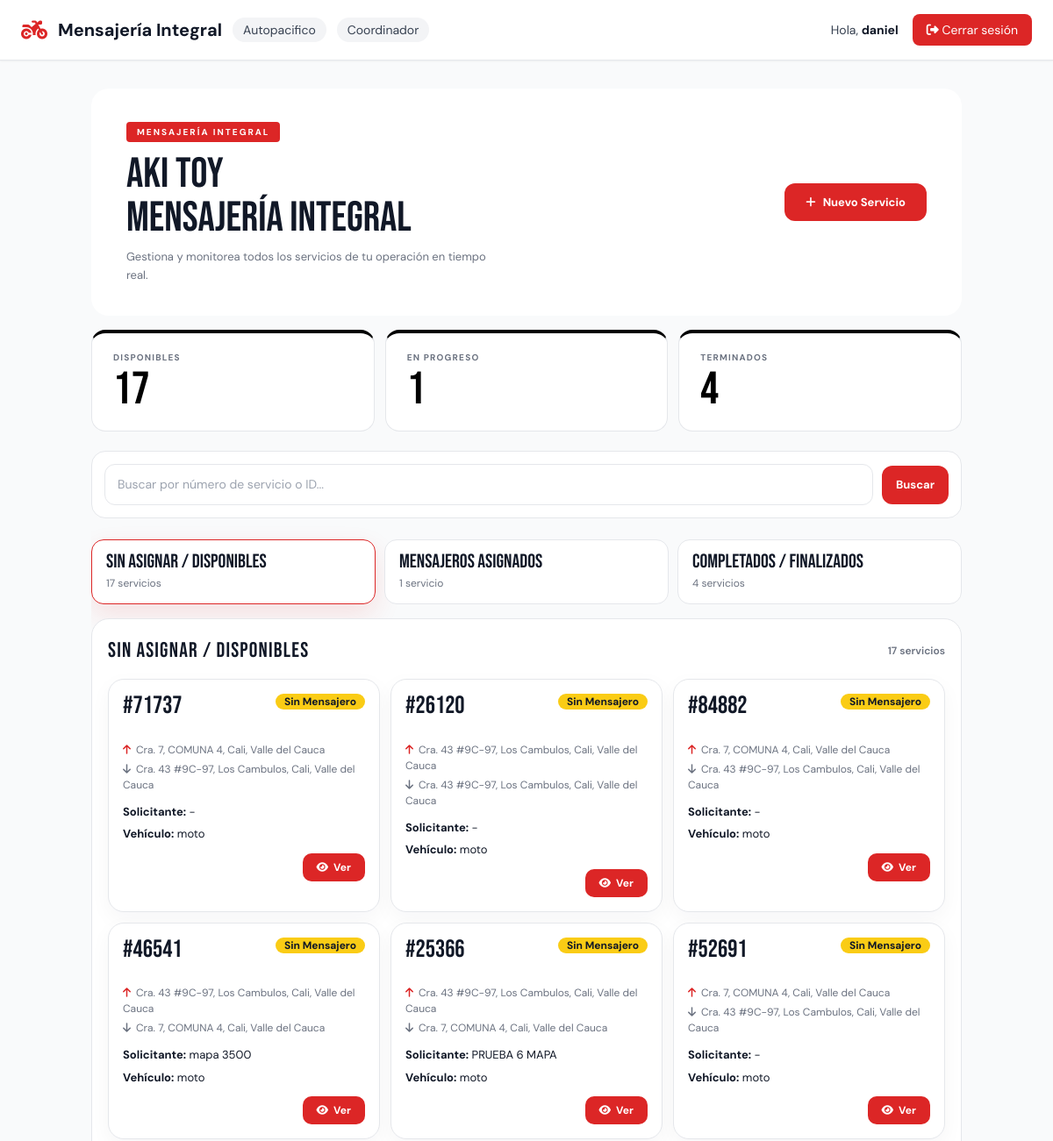
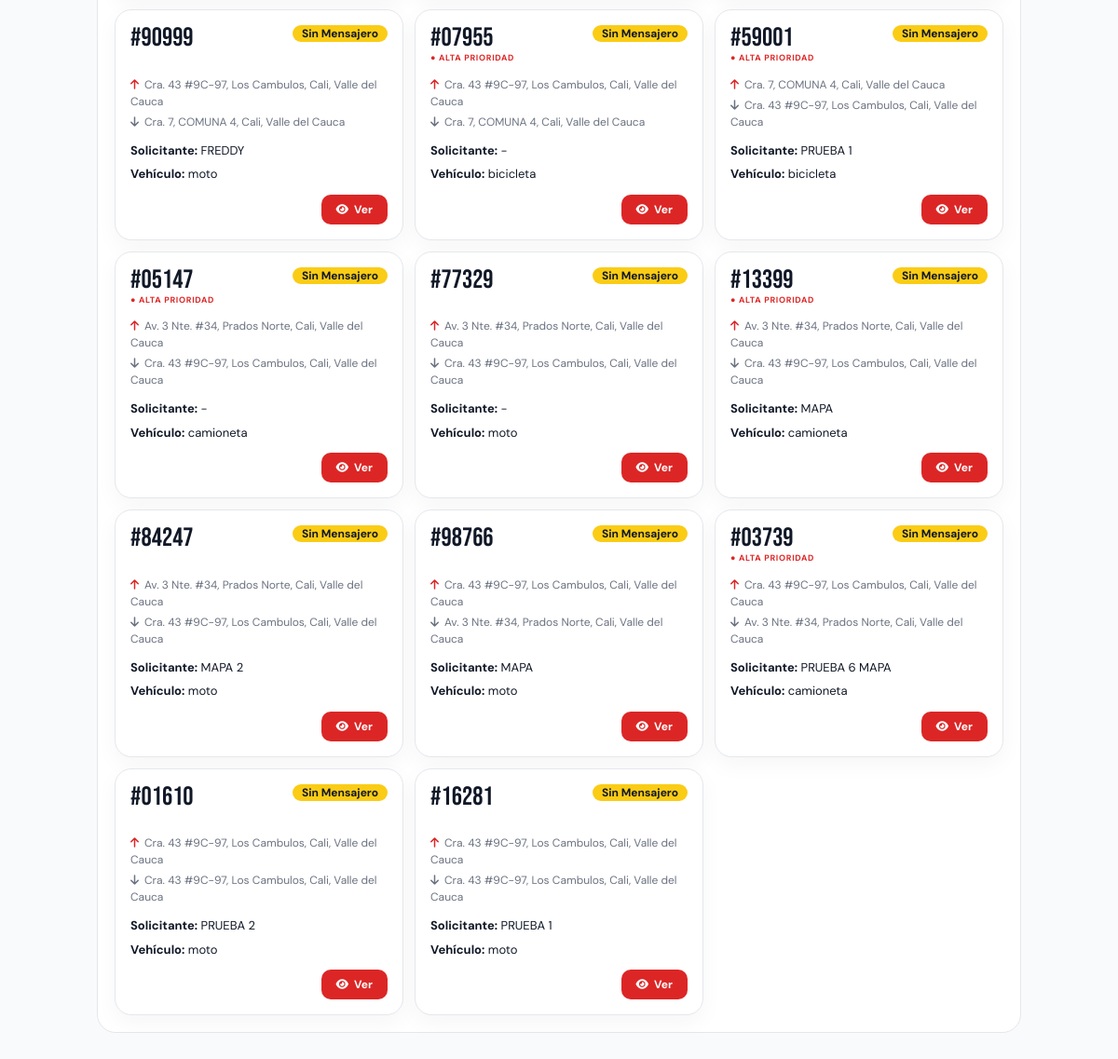
Page /inicio/ (signed in) on the earlier database version (2 pictures, top to bottom).
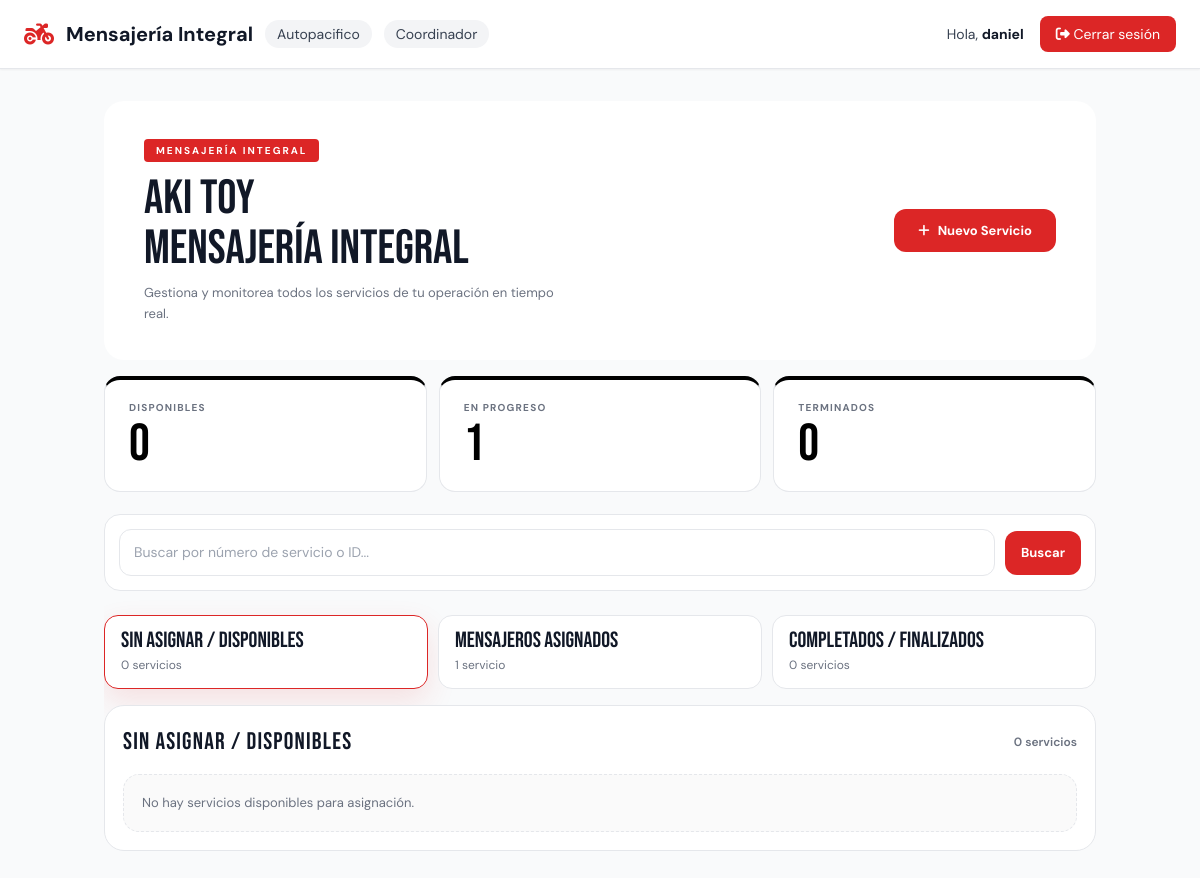
Same page on the later database version.
### usuarios/models.py (models this page shows, shortened)
class Usuario(AbstractUser):
    ROL_CHOICES = [
        ('coordinador', 'Coordinador'),
        ('cliente', 'Cliente'),
        ('mensajero', 'Mensajero'),
    ]
    rol = models.CharField(max_length=20, choices=ROL_CHOICES)
    telefono = models.CharField(max_length=20, blank=True)
    foto_perfil = models.ImageField(upload_to='perfiles/', blank=True, null=True)
    empresa = models.ForeignKey(
        Empresa,
        on_delete=models.SET_NULL,
        null=True,
        blank=True,
        related_name='usuarios'
    )
    class Meta:
        verbose_name = "Usuario"
        verbose_name_plural = "Usuarios"

class Empresa(models.Model):
    nombre = models.CharField(max_length=100)
    nit = models.CharField(max_length=20, blank=True)
    telefono = models.CharField(max_length=20, blank=True)
    activa = models.BooleanField(default=True)
    class Meta:
        verbose_name = "Empresa"
        verbose_name_plural = "Empresas"

### servicios/models.py (models this page shows, shortened)
class Servicio(models.Model):
    ESTADO_CHOICES = [
        ('sin_asignar', 'Sin asignar'),
        ('en_progreso', 'En progreso'),
        ('terminado', 'Terminado'),
    ]
    PRIORIDAD_CHOICES = [
        ('normal', 'Normal'),
        ('alta', 'Alta'),
    ]
    empresa = models.ForeignKey(
        Empresa,
        on_delete=models.CASCADE,
        related_name='servicios',
        null=True,
        blank=True,
    )
    creado_por = models.ForeignKey(
        Usuario,
        on_delete=models.SET_NULL,
        null=True,
        blank=True,
        related_name='servicios_creados'
    )
    cliente = models.ForeignKey(
        Usuario,
        on_delete=models.CASCADE,
        related_name='servicios_cliente'
    )
    mensajero = models.ForeignKey(
        Usuario,
        on_delete=models.SET_NULL,
        null=True,
        blank=True,
        related_name='servicios_mensajero'
    )
    orden = models.CharField(max_length=20, unique=True, db_index=True)
    descripcion = models.TextField(blank=True)
    sede = models.CharField(max_length=100, blank=True)
    area = models.CharField(max_length=100, blank=True)
    nombre_solicitante = models.CharField(max_length=150, blank=True)
    telefono_solicitante = models.CharField(max_length=30, blank=True)
    ciudad_origen = models.CharField(max_length=100, blank=True)
    ciudad_destino = models.CharField(max_length=100, blank=True)
    origen = models.TextField()
    destino = models.TextField()
    fecha_entrega_deseada = models.DateField(null=True, blank=True)
    nombre_quien_recibe = models.CharField(max_length=150, blank=True)
    telefono_quien_recibe = models.CharField(max_length=30, blank=True)
    tipo_servicio = models.CharField(max_length=100, blank=True)
    tipo_pago = models.CharField(max_length=100, blank=True)
    descripcion_pago = models.TextField(blank=True)
    tipo_recorrido = models.CharField(max_length=100, blank=True)
    tipo_vehiculo = models.CharField(max_length=50)
    prioridad = models.CharField(max_length=10, choices=PRIORIDAD_CHOICES, default='normal')
    estado = models.CharField(max_length=20, choices=ESTADO_CHOICES, default='sin_asignar', db_index=True)
    fecha_creacion = models.DateTimeField(auto_now_add=True, db_index=True)
    origen_lat = models.DecimalField(max_digits=9, decimal_places=6, null=True, blank=True)
    origen_lng = models.DecimalField(max_digits=9, decimal_places=6, null=True, blank=True)
    destino_lat = models.DecimalField(max_digits=9, decimal_places=6, null=True, blank=True)
    destino_lng = models.DecimalField(max_digits=9, decimal_places=6, null=True, blank=True)
    mensajero_lat = models.DecimalField(max_digits=9, decimal_places=6, null=True, blank=True)
    mensajero_lng = models.DecimalField(max_digits=9, decimal_places=6, null=True, blank=True)
    mensajero_ubicacion_actualizada_en = models.DateTimeField(null=True, blank=True)
    class Meta:
        verbose_name = "Servicio"
        verbose_name_plural = "Servicios"

### dashboard/views.py (the view)
# urls.py: path('inicio/', views.inicio, name='inicio'),
@login_required
def inicio(request):
    if request.user.rol != 'coordinador':
        return _redirigir_dashboard(request.user)
    servicios = _servicios_empresa(request.user)
    context = _contexto_dashboard(request.user, servicios)
    context.update({
        'servicios': servicios,
        'servicios_disponibles': servicios.filter(estado__in=['sin_asignar', 'disponible']),
        'servicios_en_progreso': servicios.filter(estado='en_progreso'),
        'servicios_terminados': servicios.filter(estado='terminado'),
        'total_servicios': servicios.count(),
    })
    return render(request, 'dashboard/inicio.html', context)

### dashboard/context_processors.py (called while the page is built)
def google_maps(request):
    return {
        'google_maps_api_key': getattr(settings, 'GOOGLE_MAPS_API_KEY', ''),
    }

### dashboard/views.py (called while the page is built)
def _puede_gestionar_servicios(user):
    return user.rol in {'cliente', 'coordinador'}

def _contexto_dashboard(user, servicios):
    disponibles = servicios.filter(estado__in=['sin_asignar', 'disponible'])
    return {
        'servicios': servicios,
        'sin_asignar': disponibles.count(),
        'disponibles': disponibles.count(),
        'en_progreso': servicios.filter(estado='en_progreso').count(),
        'terminados': servicios.filter(estado='terminado').count(),
        'puede_gestionar_servicios': _puede_gestionar_servicios(user),
    }

### usuarios/templatetags/mensajero_tags.py (called while the page is built)
@register.filter
def mensajero_con_rango(mensajero):
    if not mensajero:
        return "Sin mensajero"
    nombre = mensajero.get_full_name() or mensajero.username
    servicios_count = Servicio.objects.filter(
        mensajero=mensajero,
        estado='terminado'
    ).count()
    rango = _obtener_rango_por_servicios(servicios_count)
    return f"{nombre} - {rango} ({servicios_count} servicios)"

def _obtener_rango_por_servicios(servicios_count):
    if servicios_count >= 250:
        return "Piloto Diamante"
    elif servicios_count >= 100:
        return "Piloto Élite"
    elif servicios_count >= 30:
        return "Piloto Verificado"
    else:
        return "Piloto Novato"

### dashboard/templates/dashboard/inicio.html (shortened to what this page needs)
{% extends 'dashboard/base.html' %}
{% load l10n %}
{% load mensajero_tags %}
{% block content %}
<div class="dashboard-shell flex flex-col gap-3 md:gap-4">
  <div class="hero flex flex-col items-start justify-between gap-3 lg:flex-row lg:items-center lg:gap-4">
    <div class="position-relative flex-grow-1" style="z-index:1; min-width: 0;">
      <span class="hero-tag">Mensajería Integral</span>
      <div class="hero-titulo">AKI TOY<br>Mensajería Integral</div>
      <p class="hero-sub">Gestiona y monitorea todos los servicios de tu operación en tiempo real.</p>
    </div>
    {% if puede_gestionar_servicios %}
    <a href="{% url 'dashboard:crear_servicio' %}" class="btn-nuevo self-start flex-shrink-0 lg:self-center">
      <i class="fas fa-plus"></i> Nuevo Servicio
    </a>
    {% endif %}
  </div>
  <div class="grid grid-cols-1 gap-3 sm:grid-cols-3">
    <div>
      <div class="stat black-top h-100">
        <div class="stat-label">Disponibles</div>
        <div class="stat-num">{{ disponibles }}</div>
      </div>
    </div>
    <div>
      <div class="stat black-top h-100">
        <div class="stat-label">En progreso</div>
        <div class="stat-num">{{ en_progreso }}</div>
      </div>
    </div>
    <div>
      <div class="stat black-top h-100">
        <div class="stat-label">Terminados</div>
        <div class="stat-num">{{ terminados }}</div>
      </div>
    </div>
  </div>
  <div class="control-bar">
    <div class="search-strip">
      <input id="service-search-input" class="search-input" type="search" placeholder="Buscar por número de servicio o ID..." aria-label="Buscar número de servicio" />
      <button id="service-search-button" type="button" class="search-button">Buscar</button>
    </div>
    <div class="tabs-strip">
      <button type="button" class="tab-button active" data-panel-target="panel-disponibles">
        <span class="tab-title">Sin Asignar / Disponibles</span>
        <span class="tab-subtitle">{{ disponibles }} servicio{{ disponibles|pluralize }}</span>
      </button>
      <button type="button" class="tab-button" data-panel-target="panel-progreso">
        <span class="tab-title">Mensajeros Asignados</span>
        <span class="tab-subtitle">{{ en_progreso }} servicio{{ en_progreso|pluralize }}</span>
      </button>
      <button type="button" class="tab-button" data-panel-target="panel-terminados">
        <span class="tab-title">Completados / Finalizados</span>
        <span class="tab-subtitle">{{ terminados }} servicio{{ terminados|pluralize }}</span>
      </button>
    </div>
  </div>
  <div class="panel-stack">
    <section id="panel-disponibles" class="panel-section" data-panel-section>
      <div class="panel-head">
        <h3>Sin Asignar / Disponibles</h3>
        <span class="panel-count">{{ servicios_disponibles|length }} servicio{{ servicios_disponibles|length|pluralize }}</span>
      </div>
      <div class="service-grid">
        {% for s in servicios_disponibles %}
        <article class="service-card" data-service-card data-service-id="{{ s.id }}" data-service-order="{{ s.orden }}">
          <div class="service-card-header">
            <div>
              <div class="service-card-title">#{{ s.orden }}</div>
              <div class="prioridad-alta {% if s.prioridad != 'alta' %}invisible{% endif %}">● Alta prioridad</div>            </div>
            <span class="badge bg-warning text-dark">Sin Mensajero</span>
          </div>
          <div class="service-card-route">
            <span><i class="fas fa-arrow-up" style="color:var(--rojo);margin-right:6px;"></i>{{ s.origen|truncatechars:62 }}</span>
            <span><i class="fas fa-arrow-down" style="margin-right:6px;"></i>{{ s.destino|truncatechars:62 }}</span>
          </div>
          <div class="service-card-meta">
            <span><strong>Solicitante:</strong> {{ s.nombre_solicitante|default:"-" }}</span>
            <span><strong>Vehículo:</strong> {{ s.tipo_vehiculo|default:"-" }}</span>
          </div>
          <div class="service-card-actions">
            <button class="btn-ver" type="button" onclick="abrirModal('{{ s.id }}')"><i class="fas fa-eye"></i> Ver</button>
          </div>
        </article>
        {% empty %}
        <div class="service-empty">No hay servicios disponibles para asignación.</div>
        {% endfor %}
      </div>
    </section>
  </div>
</div>
{% endblock %}

### dashboard/templates/dashboard/base.html (shortened to what this page needs)
<!DOCTYPE html>
<html lang="es">
<head>
    <script src="https://cdn.tailwindcss.com"></script>
    <link rel="stylesheet" href="https://cdnjs.cloudflare.com/ajax/libs/font-awesome/6.4.0/css/all.min.css">
</head>
<body class="bg-gray-50 min-h-screen text-gray-900">
    {% if user.is_authenticated %}
    <nav class="bg-white text-gray-900 px-6 py-4 flex justify-between items-center border-b border-gray-200 shadow-sm">
        <div class="flex items-center gap-3">
            <i class="fas fa-motorcycle text-2xl text-red-600"></i>
            <span class="font-bold text-xl">Mensajería Integral</span>
            {% if user.empresa %}
            <span class="bg-gray-100 px-3 py-1 rounded-full text-sm text-gray-700">{{ user.empresa.nombre }}</span>
            {% endif %}
            {% if user.rol %}
            <span class="bg-gray-100 px-3 py-1 rounded-full text-sm capitalize text-gray-700">{{ user.rol }}</span>
            {% endif %}
        </div>
        <div class="flex items-center gap-4">
            <span class="text-sm text-gray-700">Hola, <strong class="text-gray-900">{{ user.username }}</strong></span>
            <a href="{% url 'dashboard:logout' %}" class="bg-red-600 hover:bg-red-700 px-4 py-2 rounded-lg text-sm transition text-white">
                <i class="fas fa-sign-out-alt"></i> Cerrar sesión
            </a>
        </div>
    </nav>
    {% endif %}
    <main class="container mx-auto px-4 py-8">
        {% block content %}{% endblock %}
    </main>
</body>
</html>

### dashboard/templates/dashboard/inicio.html (style rules this page uses)
:root { --rojo: #dc2626; --fondo: #f8fafc; --texto: #111827; --borde: #e5e7eb; --muted: #6b7280; --card: #ffffff; }
body { font-family: 'DM Sans', sans-serif; background: var(--fondo); color: var(--texto); }
.hero { background: var(--card); border-radius: 20px; padding: 36px 40px; display: flex; align-items: center; justify-content: space-between; gap: 20px; flex-wrap: wrap; position: relative; overflow: hidden; }
.hero::after { content: 'AKI TOY'; font-family: 'Bebas Neue', sans-serif; font-size: 140px; color: rgba(255,255,255,0.03); position: absolute; right: -10px; bottom: -20px; line-height: 1; pointer-events: none; white-space: nowrap; }
.hero-tag { display: inline-block; background: var(--rojo); color: white; font-size: 10px; font-weight: 700; text-transform: uppercase; letter-spacing: 0.2em; padding: 4px 12px; border-radius: 4px; margin-bottom: 12px; }
.hero-titulo { font-family: 'Bebas Neue', sans-serif; font-size: clamp(2rem, 4vw, 3rem); color: var(--texto); line-height: 1.05; }
.hero-sub { font-size: 13px; color: var(--muted); margin-top: 8px; max-width: 420px; line-height: 1.6; }
.btn-nuevo { background: var(--rojo); color: white; padding: 12px 24px; border-radius: 12px; font-weight: 700; font-size: 13px; text-decoration: none; display: inline-flex; align-items: center; gap: 8px; white-space: nowrap; transition: background 0.2s, transform 0.15s; position: relative; z-index: 1; }
.stat { background: var(--card); border-radius: 16px; border: 1.5px solid var(--borde); padding: 20px 24px; border-top: 4px solid transparent; }
.stat.black-top { border-top-color: #000000; }
.stat-label { font-size: 10px; font-weight: 700; text-transform: uppercase; letter-spacing: 0.12em; color: var(--muted); }
.stat-num { font-family: 'Bebas Neue', sans-serif; font-size: 52px; line-height: 1; margin-top: 4px; color: var(--texto); }
.stat.black-top .stat-num { color: #000000; }
.text-white { color: #ffffff; }
.dashboard-shell { width: 100%; max-width: 100%; overflow-x: hidden; }
.control-bar { display: grid; gap: 12px; margin-top: 6px; }
.search-strip { display: flex; flex-wrap: wrap; gap: 10px; align-items: center; background: var(--card); border: 1.5px solid var(--borde); border-radius: 16px; padding: 14px; }
.search-input { flex: 1 1 320px; border: 1px solid var(--borde); border-radius: 12px; padding: 12px 14px; font-size: 14px; color: var(--texto); background: #fff; outline: none; }
.search-button { border: none; border-radius: 12px; padding: 12px 16px; font-size: 13px; font-weight: 700; color: white; background: var(--rojo); cursor: pointer; transition: transform 0.15s ease, background 0.15s ease; }
.tabs-strip { display: grid; grid-template-columns: repeat(3, minmax(0, 1fr)); gap: 10px; }
.tab-button { border: 1.5px solid var(--borde); background: #fff; border-radius: 14px; padding: 14px 16px; text-align: left; cursor: pointer; transition: all 0.18s ease; }
.tab-button.active { border-color: var(--rojo); box-shadow: 0 12px 30px rgba(220, 38, 38, 0.12); }
.tab-title { display: block; font-family: 'Bebas Neue', sans-serif; font-size: 22px; line-height: 1; color: var(--texto); }
.tab-subtitle { display: block; margin-top: 4px; font-size: 12px; color: var(--muted); }
.panel-stack { display: grid; gap: 14px; }
.panel-section { background: var(--card); border: 1.5px solid var(--borde); border-radius: 20px; padding: 18px; }
.panel-head { display: flex; align-items: center; justify-content: space-between; gap: 12px; flex-wrap: wrap; margin-bottom: 14px; }
.panel-head h3 { font-family: 'Bebas Neue', sans-serif; font-size: 24px; color: var(--texto); letter-spacing: 0.05em; }
.panel-count { font-size: 12px; color: var(--muted); font-weight: 600; }
.service-grid { display: grid; grid-template-columns: repeat(auto-fit, minmax(250px, 1fr)); gap: 12px; }
.service-empty { border: 1.5px dashed var(--borde); border-radius: 16px; padding: 18px; color: var(--muted); font-size: 13px; background: #fafafa; }

Differences in the rows shown:
removed Servicio: orden "71737", origen "Cra. 7, COMUNA 4, Cali, Valle del Cauca", destino "Cra. 43 #9C-97, Los Cambulos, Cali, Valle del Cauca", nombre_solicitante "-", tipo_vehiculo "moto"
removed Servicio: orden "26120", origen "Cra. 43 #9C-97, Los Cambulos, Cali, Valle del Cauca", destino "Cra. 43 #9C-97, Los Cambulos, Cali, Valle del Cauca", nombre_solicitante "-", tipo_vehiculo "moto"
removed Servicio: orden "84882", origen "Cra. 7, COMUNA 4, Cali, Valle del Cauca", destino "Cra. 43 #9C-97, Los Cambulos, Cali, Valle del Cauca", nombre_solicitante "-", tipo_vehiculo "moto"
removed Servicio: orden "46541", origen "Cra. 43 #9C-97, Los Cambulos, Cali, Valle del Cauca", destino "Cra. 7, COMUNA 4, Cali, Valle del Cauca", nombre_solicitante "mapa 3500", tipo_vehiculo "moto"
removed Servicio: orden "25366", origen "Cra. 43 #9C-97, Los Cambulos, Cali, Valle del Cauca", destino "Cra. 7, COMUNA 4, Cali, Valle del Cauca", nombre_solicitante "PRUEBA 6 MAPA", tipo_vehiculo "moto"
removed Servicio: orden "52691", origen "Cra. 7, COMUNA 4, Cali, Valle del Cauca", destino "Cra. 43 #9C-97, Los Cambulos, Cali, Valle del Cauca", nombre_solicitante "-", tipo_vehiculo "moto"
removed Servicio: orden "90999", origen "Cra. 43 #9C-97, Los Cambulos, Cali, Valle del Cauca", destino "Cra. 7, COMUNA 4, Cali, Valle del Cauca", nombre_solicitante "FREDDY", tipo_vehiculo "moto"
removed Servicio: orden "07955", origen "Cra. 43 #9C-97, Los Cambulos, Cali, Valle del Cauca", destino "Cra. 7, COMUNA 4, Cali, Valle del Cauca", nombre_solicitante "-", tipo_vehiculo "bicicleta"
removed Servicio: orden "59001", origen "Cra. 7, COMUNA 4, Cali, Valle del Cauca", destino "Cra. 43 #9C-97, Los Cambulos, Cali, Valle del Cauca", nombre_solicitante "PRUEBA 1", tipo_vehiculo "bicicleta"
removed Servicio: orden "05147", origen "Av. 3 Nte. #34, Prados Norte, Cali, Valle del Cauca", destino "Cra. 43 #9C-97, Los Cambulos, Cali, Valle del Cauca", nombre_solicitante "-", tipo_vehiculo "camioneta"
removed Servicio: orden "77329", origen "Av. 3 Nte. #34, Prados Norte, Cali, Valle del Cauca", destino "Cra. 43 #9C-97, Los Cambulos, Cali, Valle del Cauca", nombre_solicitante "-", tipo_vehiculo "moto"
removed Servicio: orden "13399", origen "Av. 3 Nte. #34, Prados Norte, Cali, Valle del Cauca", destino "Cra. 43 #9C-97, Los Cambulos, Cali, Valle del Cauca", nombre_solicitante "MAPA", tipo_vehiculo "camioneta"
removed Servicio: orden "84247", origen "Av. 3 Nte. #34, Prados Norte, Cali, Valle del Cauca", destino "Cra. 43 #9C-97, Los Cambulos, Cali, Valle del Cauca", nombre_solicitante "MAPA 2", tipo_vehiculo "moto"
removed Servicio: orden "98766", origen "Cra. 43 #9C-97, Los Cambulos, Cali, Valle del Cauca", destino "Av. 3 Nte. #34, Prados Norte, Cali, Valle del Cauca", nombre_solicitante "MAPA", tipo_vehiculo "moto"
removed Servicio: orden "03739", origen "Cra. 43 #9C-97, Los Cambulos, Cali, Valle del Cauca", destino "Av. 3 Nte. #34, Prados Norte, Cali, Valle del Cauca", nombre_solicitante "PRUEBA 6 MAPA", tipo_vehiculo "camioneta"
removed Servicio: orden "01610", origen "Cra. 43 #9C-97, Los Cambulos, Cali, Valle del Cauca", destino "Cra. 43 #9C-97, Los Cambulos, Cali, Valle del Cauca", nombre_solicitante "PRUEBA 2", tipo_vehiculo "moto"
removed Servicio: orden "16281", origen "Cra. 43 #9C-97, Los Cambulos, Cali, Valle del Cauca", destino "Cra. 43 #9C-97, Los Cambulos, Cali, Valle del Cauca", nombre_solicitante "PRUEBA 1", tipo_vehiculo "moto"
Other differences:
{{ disponibles }}: "17" → "0"
{{ terminados }}: "4" → "0"
{{ servicios_disponibles|length }}: "17" → "0"
text now shown: "No hay servicios disponibles para asignación."
